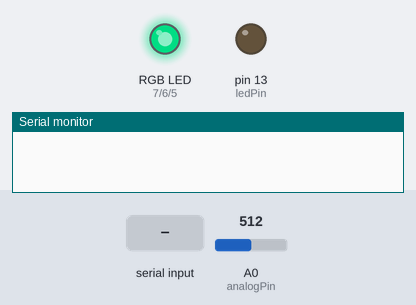
Simulated run of this sketch. Board: Arduino Uno, built with avr-gcc and run on an emulated ATmega328P. Shown: an RGB LED mixed from three pins (HIGH = lit), output pins drawn as LEDs (lit = HIGH), the last lines printed to the serial monitor. The test bench sets the inputs (shaded band); at power-on: A0 (analogPin) = 512. Dim RGB values are drawn brighter than linear; EEPROM starts erased. At 7.7 s the program stops and its outputs stay as they are.

Above: at 3.2 s.
3.3 s: "2" received over the second serial link
At 4.6 s:
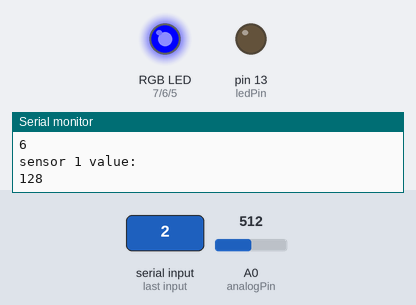
At 7.1 s:
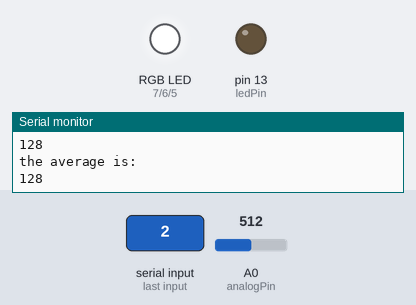
Timing chart, 0 to 8.6 s (numbered marks = the images above; inputs shaded):
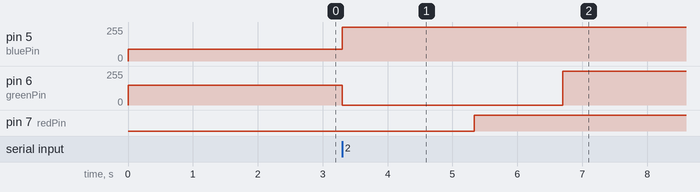

Measured:
- after the input at 3.3 s, pin 5 (bluePin): 90/255 → 255/255 at once; pin 6 (greenPin): 150/255 → 0/255 at once, → 255/255 3.4 s later; pin 7 (redPin): LOW → HIGH after 2.0 s

The sketch:

Calibration.ino
```cpp
#include <EEPROM.h>
#include <SoftwareSerial.h>


SoftwareSerial BTserial(2, 4); // SRX | STX

#define ledPin 13
#define analogPin A0

int val = 0;
char c=' '; //initializes to a space
int numOfReadings=10;

// RGB Variables
int redPin= 7;
int greenPin = 6;
int bluePin = 5;


void Myoread();
void CalibratingSensor();
int GettingAverage();
void setColor();
void Colorloop();


void setup()
{
    //setting up the pins for RGB LED
    pinMode(redPin, OUTPUT);
    pinMode(greenPin, OUTPUT);
    pinMode(bluePin, OUTPUT);

    pinMode(ledPin, OUTPUT);
    digitalWrite(ledPin, LOW);
    Serial.begin(9600);
    //BTserial.println("Arduino is ready");
    // HC-05 default serial speed for communication mode is 9600
      BTserial.begin(9600);
   // BTserial.println("BTserial started at 9600");

      //LED Device is  on
      setColor(0, 150, 90); // Green Color
      delay(2000);


}

void loop()
{
   // Keep reading from HC-05 and send to Arduino Serial Monitor


    if (BTserial.available())
    {
        c = BTserial.read();
        //d = BTserial.write();
    }
     if (c == '1') {
        digitalWrite(ledPin, LOW); // Turn LED OFF
        BTserial.println("LED: OFF"); // Send back, to the phone, the String "LED: ON"
        c = ' ';
    }
    else if (c == '2') {

      Serial.println("Myoware 1: sensor readings: ");
       CalibratingSensor(A0);
       int ave1 =GettingAverage();
       Serial.println("the average is: ");
       Serial.println(ave1);

       BTserial.println("Calibration of sensor 1 is complete");
       BTserial.println();
       BTserial.print("Threshold is: ");
       BTserial.println(ave1);

      //White LED shows that process is complete
      setColor(255, 255, 255);
      delay(1000);

      exit(0);


    }
    else if (c == '3')
    {

      val = analogRead(analogPin);     // read the input pin
     //float voltage = val * 500.0;
    // voltage /= 1024.0;
     val =  constrain(val, 100, 1000);
     BTserial.println(val);
      delay(500);

      }
}


void CalibratingSensor(int pinNumber){
    int address=0;
   //I need to pass the sensor value
    for(int i=0; i<numOfReadings;i++){
    Serial.print(i);
    Serial.println();
    int sensorValue1 = analogRead(pinNumber)/4; //lower forearm
    Serial.println("sensor 1 value: ");
    Serial.println(sensorValue1);
    EEPROM.put(address, sensorValue1);

    // maybe put a delay here to get different readdings

    address= address+1;
    if(address==EEPROM.length()){
      address=0;
      }
    //LED to show sensor readings
    setColor(0, 0, 255);
    delay(200);
    }

  }


void Myoread(){

    int address=0;
    int value;
    int ave=0;

    for(int i=0; i<numOfReadings;i++){
    value=EEPROM.read(address);
    Serial.print(address);
    Serial.print("\t");
    Serial.print(value);
    Serial.println();
    ave=ave+value;
    Serial.println();

    address= address+1;
    if(address==EEPROM.length()){
      address=0;
      }
      delay(100);}

      Serial.println("The average from the sensor reading is: ");
      Serial.print(ave/10);

  }

  int GettingAverage(){

    int address=0;
    int value;
    int ave=0;

    //purple LED to show that average is being calculated
    setColor(255, 0, 255);

    for(int i=0; i<numOfReadings;i++){
    value=EEPROM.read(address);
    ave=ave+value;
    address= address+1;
    if(address==EEPROM.length()){
      address=0;
      }  delay(100);}

      ave=ave/10;
      delay(300);

      return ave;
}


 //function the setup RBG variables into pins
 void setColor(int redValue, int greenValue, int blueValue) {
  analogWrite(redPin, redValue);
  analogWrite(greenPin, greenValue);
  analogWrite(bluePin, blueValue);
}
```
